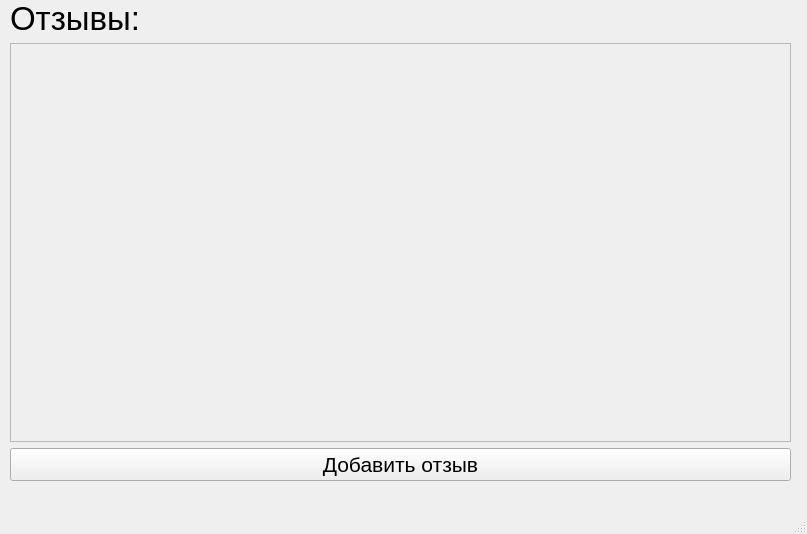
<?xml version="1.0" encoding="UTF-8"?>
<ui version="4.0">
 <class>MainWindow</class>
 <widget class="QMainWindow" name="MainWindow">
  <property name="geometry">
   <rect>
    <x>0</x>
    <y>0</y>
    <width>807</width>
    <height>534</height>
   </rect>
  </property>
  <property name="windowTitle">
   <string>MainWindow</string>
  </property>
  <widget class="QWidget" name="centralwidget">
   <widget class="QWidget" name="verticalLayoutWidget">
    <property name="geometry">
     <rect>
      <x>10</x>
      <y>0</y>
      <width>781</width>
      <height>481</height>
     </rect>
    </property>
    <layout class="QVBoxLayout" name="verticalLayout">
     <item>
      <widget class="QLabel" name="label">
       <property name="font">
        <font>
         <pointsize>25</pointsize>
        </font>
       </property>
       <property name="text">
        <string>Отзывы:</string>
       </property>
      </widget>
     </item>
     <item>
      <widget class="QScrollArea" name="scrollArea">
       <property name="widgetResizable">
        <bool>true</bool>
       </property>
       <widget class="QWidget" name="scrollAreaWidgetContents">
        <property name="geometry">
         <rect>
          <x>0</x>
          <y>0</y>
          <width>777</width>
          <height>391</height>
         </rect>
        </property>
       </widget>
      </widget>
     </item>
     <item>
      <widget class="QPushButton" name="pushButton">
       <property name="font">
        <font>
         <pointsize>16</pointsize>
        </font>
       </property>
       <property name="text">
        <string>Добавить отзыв</string>
       </property>
      </widget>
     </item>
    </layout>
   </widget>
  </widget>
  <widget class="QMenuBar" name="menubar">
   <property name="geometry">
    <rect>
     <x>0</x>
     <y>0</y>
     <width>807</width>
     <height>22</height>
    </rect>
   </property>
  </widget>
  <widget class="QStatusBar" name="statusbar"/>
 </widget>
 <resources/>
 <connections/>
</ui>
